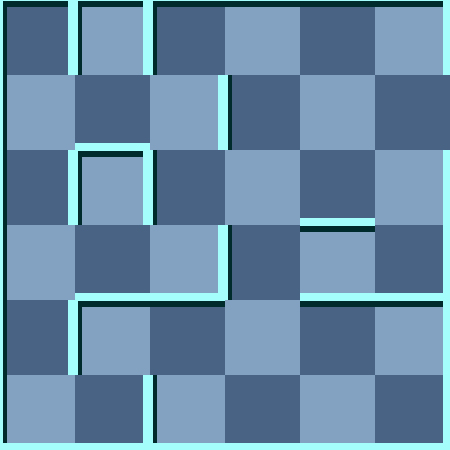

This is a level from a 2D game, rendered from its Tiled map with the project's own tilesets. A one-line summary and the map file follow, with tile-layer data summarised:
An orthogonal 6x6 tile map with 75x75 px tiles, 2 tile layers (background, 块层 1) and 4 objects (Exit, RedMummy, Trap, Player).

<map version="1.0" orientation="orthogonal" width="6" height="6" tilewidth="75" tileheight="75">
 <tileset firstgid="1" name="wall" tilewidth="75" tileheight="75">
  <image source="gfx/wall.png" width="300" height="375" />
  <tile id="0">
   <properties>
    <property name="ValOfWall" value="0" />
   </properties>
  </tile>
  <tile id="1">
   <properties>
    <property name="ValOfWall" value="1" />
   </properties>
  </tile>
  <tile id="2">
   <properties>
    <property name="ValOfWall" value="2" />
   </properties>
  </tile>
  <tile id="3">
   <properties>
    <property name="ValOfWall" value="3" />
   </properties>
  </tile>
  <tile id="4">
   <properties>
    <property name="ValOfWall" value="4" />
   </properties>
  </tile>
  <tile id="5">
   <properties>
    <property name="ValOfWall" value="5" />
   </properties>
  </tile>
  <tile id="6">
   <properties>
    <property name="ValOfWall" value="6" />
   </properties>
  </tile>
  <tile id="7">
   <properties>
    <property name="ValOfWall" value="7" />
   </properties>
  </tile>
  <tile id="8">
   <properties>
    <property name="ValOfWall" value="8" />
   </properties>
  </tile>
  <tile id="9">
   <properties>
    <property name="ValOfWall" value="9" />
   </properties>
  </tile>
  <tile id="10">
   <properties>
    <property name="ValOfWall" value="10" />
   </properties>
  </tile>
  <tile id="11">
   <properties>
    <property name="ValOfWall" value="11" />
   </properties>
  </tile>
  <tile id="12">
   <properties>
    <property name="ValOfWall" value="12" />
   </properties>
  </tile>
  <tile id="13">
   <properties>
    <property name="ValOfWall" value="13" />
   </properties>
  </tile>
  <tile id="14">
   <properties>
    <property name="ValOfWall" value="14" />
   </properties>
  </tile>
  <tile id="15">
   <properties>
    <property name="ValOfWall" value="15" />
   </properties>
  </tile>
  <tile id="18">
   <properties>
    <property name="ValOfWall" value="-1" />
   </properties>
  </tile>
 </tileset>
 <layer name="background" width="6" height="6">
  <data>[36 cells, 36 non-empty, 2 distinct tile ids]</data>
 </layer>
 <layer name="块层 1" width="6" height="6">
  <data>[36 cells, 36 non-empty, 12 distinct tile ids]</data>
 </layer>
 <objectgroup name="对象层 1" width="6" height="6">
  <object name="Exit" x="450" y="75" />
  <object name="RedMummy" x="225" y="75">
   <properties>
    <property name="value" value="21" />
   </properties>
  </object>
  <object name="Trap" x="150" y="300">
   <properties>
    <property name="value" value="8" />
   </properties>
  </object>
  <object name="Player" x="0" y="150">
   <properties>
    <property name="value" value="1" />
   </properties>
  </object>
 </objectgroup>
</map>
